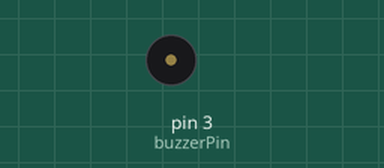
This sketch was run on a simulated Arduino Uno, built with avr-gcc and run on an emulated ATmega328P. Parts: buzzer (waves = sounding).

Above: at 1.0 s.
At 5.77 s:
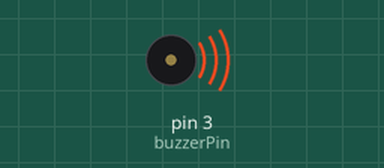
Timing chart, 0 to 6.8 s (numbered marks = the images above):
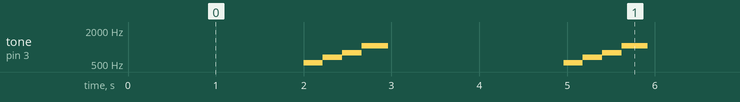

Measured:
- by itself, tone on pin 3 (buzzerPin): repeats every 3.0 s: 659 Hz 0.22 s, 784 Hz 0.22 s, 1047 Hz 0.30 s, silent 2.0 s, 523 Hz 0.22 s

The sketch:

sound.ino
```cpp
int buzzerPin = 3; // Пин для динамика

// Частоты нот для краткой победной мелодии
int melody[] = {
  523, 659, 784, 1047 // C5, E5, G5, C6
};

// Длительности нот (в миллисекундах)
int noteDurations[] = {
  200, 200, 200, 300
};

// Пауза между нотами (в миллисекундах)
const int pauseBetweenNotes = 20;

int melodyLength = 4; // Количество нот
int currentNote = 0; // Текущая нота
unsigned long previousMillis = 0; // Время последней смены ноты
bool isPlaying = false; // Флаг воспроизведения

void setup() {
  pinMode(buzzerPin, OUTPUT);
}

void loop() {
  // Управление мелодией
  if (isPlaying) {
    playMelody();
  } else {
    // Запускаем мелодию заново через 2 секунды
    unsigned long currentMillis = millis();
    if (currentMillis - previousMillis >= 2000) {
      isPlaying = true;
      currentNote = 0;
      previousMillis = currentMillis; // Сбрасываем время
    }
  }

  // Здесь можно добавить другие процессы
  // Например:
  // digitalWrite(ledPin, HIGH);
  // readSensors();
}

void playMelody() {
  unsigned long currentMillis = millis();

  if (currentNote < melodyLength) {
    // Проверяем, пора ли начать следующую ноту
    unsigned long duration = (currentNote == 0 ? 0 : noteDurations[currentNote - 1] + pauseBetweenNotes);
    if (currentMillis - previousMillis >= duration) {
      // Останавливаем предыдущую ноту
      noTone(buzzerPin);

      // Проигрываем текущую ноту
      tone(buzzerPin, melody[currentNote]);
      previousMillis = currentMillis;
      currentNote++;
    }
  } else if (currentNote == melodyLength) {
    // Ждем окончания последней ноты
    if (currentMillis - previousMillis >= noteDurations[melodyLength - 1]) {
      noTone(buzzerPin);
      isPlaying = false;
      previousMillis = currentMillis; // Начинаем отсчет паузы перед повтором
      currentNote++; // Переходим в состояние ожидания
    }
  }
}
```
